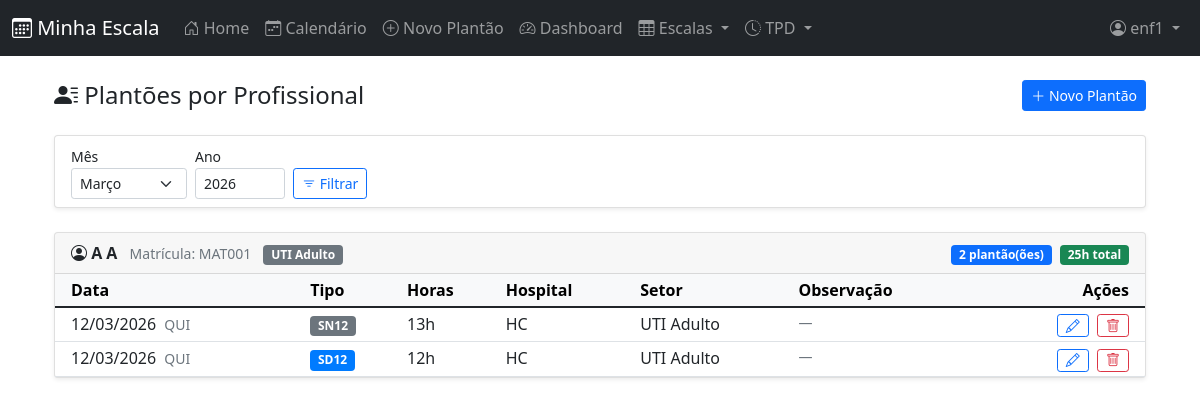
Before: /plantoes-por-profissional/ (signed in) with the older database file.
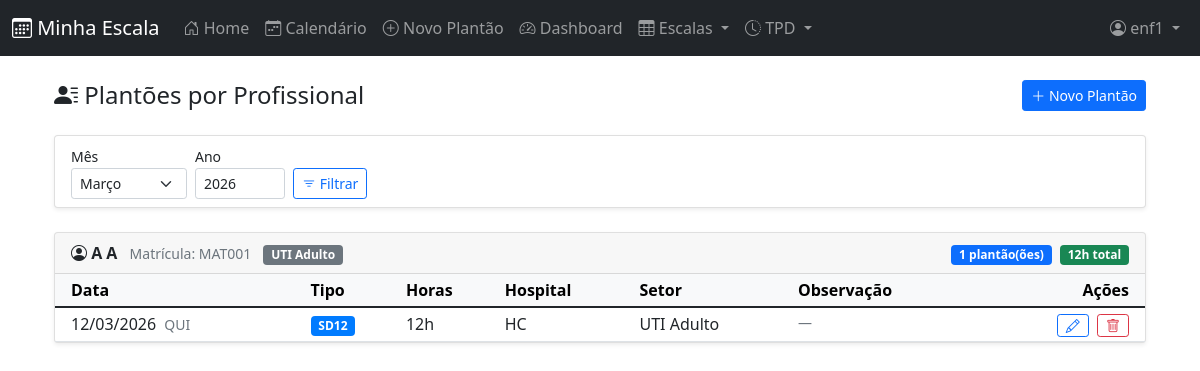
After: the same page with the newer database file.
### cal/models.py (models this page shows, shortened)
class Matricula(models.Model):
    user = models.OneToOneField(
        User,
        on_delete=models.CASCADE,
        related_name="matricula",
        null=True,
        blank=True
    )
    perfil = models.ForeignKey(PerfilUsuario, on_delete=models.SET_NULL, null=True, blank=True, related_name='matriculas_vinculadas')
    nome_completo = models.CharField(max_length=200)
    nome_exibicao = models.CharField(max_length=50, verbose_name="Nome de Exibição", default="")
    matricula = models.CharField(max_length=30, unique=True)
    coren = models.CharField(max_length=30, blank=True, null=True)
    hospital = models.ForeignKey(
        Hospital,
        on_delete=models.PROTECT,
        related_name="profissionais"
    )
    setor = models.ForeignKey(
        Setor,
        on_delete=models.PROTECT,
        related_name="profissionais",
        null=True,
        blank=True
    )
    especialidade = models.ForeignKey(
        Especialidade,
        on_delete=models.SET_NULL,
        related_name="profissionais",
        null=True,
        blank=True
    )
    carga_horaria_semanal = models.PositiveIntegerField(default=40)
    ativo = models.BooleanField(default=True)
    class Meta:
        ordering = ["nome_exibicao"]

class EventoEscala(models.Model):
    data = models.DateField()
    profissional = models.ForeignKey(
        Matricula,
        on_delete=models.CASCADE,
        related_name="eventos"
    )
    tipo = models.ForeignKey(
        TipoEvento,
        on_delete=models.CASCADE
    )
    hospital = models.ForeignKey(
        Hospital,
        on_delete=models.PROTECT
    )
    setor = models.ForeignKey(
        Setor,
        on_delete=models.PROTECT
    )
    criado_por = models.ForeignKey(
        User,
        on_delete=models.PROTECT,
        related_name="eventos_criados"
    )
    observacao = models.TextField(blank=True, null=True)
    criado_em = models.DateTimeField(auto_now_add=True)

class TipoEvento(models.Model):
    CORES_CHOICES = [
        ('#007bff', 'Azul'),
        ('#6610f2', 'Roxo'),
        ('#6f42c1', 'Lilás'),
        ('#e83e8c', 'Rosa'),
        ('#dc3545', 'Vermelho'),
        ('#fd7e14', 'Laranja'),
        ('#ffc107', 'Amarelo'),
        ('#28a745', 'Verde'),
        ('#20c997', 'Turquesa'),
        ('#17a2b8', 'Ciano'),
        ('#6c757d', 'Cinza'),
        ('#343a40', 'Preto'),
    ]
    tipo_base = models.ForeignKey(Tipo, on_delete=models.CASCADE, related_name="eventos", verbose_name="Tipo Base", null=True, blank=True)
    codigo = models.CharField(max_length=10, verbose_name="Código")
    descricao = models.CharField(max_length=50, verbose_name="Descrição")
    horas = models.PositiveIntegerField(verbose_name="Carga Horária (Horas)")
    cor = models.CharField(max_length=20, choices=CORES_CHOICES, default='#007bff', verbose_name="Cor")
    class Meta:
        verbose_name = "Tipo de Evento"
        verbose_name_plural = "Tipos de Evento"
        unique_together = ("codigo", "descricao")

### core/models.py (models this page shows, shortened)
class Setor(models.Model):
    nome = models.CharField(max_length=100)
    hospital = models.ForeignKey(
        Hospital,
        on_delete=models.CASCADE,
        related_name="setores"
    )
    class Meta:
        unique_together = ("nome", "hospital")

class Hospital(models.Model):
    nome = models.CharField(max_length=150, unique=True)
    sigla = models.CharField(max_length=20, blank=True, null=True)

### cal/views/views_cal.py (the view)
# urls.py: path('plantoes-por-profissional/', views_cal.plantoes_por_profissional, name='plantoes_por_profissional'),
@login_required
def plantoes_por_profissional(request):
    from ..models import Matricula
    user = request.user
    matricula_usuario = get_matricula(user)
    if is_admin(user):
        profissionais = Matricula.objects.filter(ativo=True).order_by('nome_completo')
    elif matricula_usuario:
        profissionais = Matricula.objects.filter(
            hospital=matricula_usuario.hospital,
            setor=matricula_usuario.setor,
            ativo=True
        ).order_by('nome_completo')
    else:
        profissionais = Matricula.objects.none()
    from datetime import datetime
    hoje = datetime.today()
    mes = int(request.GET.get('mes', hoje.month))
    ano = int(request.GET.get('ano', hoje.year))
    from datetime import date
    from calendar import monthrange
    primeiro_dia = date(ano, mes, 1)
    ultimo_dia = date(ano, mes, monthrange(ano, mes)[1])
    dados = []
    for prof in profissionais:
        eventos = EventoEscala.objects.filter(
            profissional=prof,
            data__range=[primeiro_dia, ultimo_dia]
        ).select_related('tipo').order_by('data')
        if eventos.exists():
            dados.append({
                'profissional': prof,
                'eventos': eventos,
                'total_horas': sum(e.tipo.horas for e in eventos if e.tipo),
                'total_plantoes': eventos.count(),
            })
    meses = [
        (1,'Janeiro'),(2,'Fevereiro'),(3,'Março'),(4,'Abril'),
        (5,'Maio'),(6,'Junho'),(7,'Julho'),(8,'Agosto'),
        (9,'Setembro'),(10,'Outubro'),(11,'Novembro'),(12,'Dezembro'),
    ]
    tipos_plantao = TipoEvento.objects.all()
    return render(request, 'cal/plantoes_por_profissional.html', {
        'dados': dados,
        'mes': mes,
        'tipos_plantao': tipos_plantao,
        'ano': ano,
        'meses': meses,
    })

### cal/permissions.py (called while the page is built)
def get_perfil(user):
    return getattr(user, 'cal_perfil', None)

def get_matricula(user):
    return getattr(user, 'matricula', None)

def is_admin(user):
    perfil = get_perfil(user)
    return user.is_staff or (perfil is not None and perfil.tipo == 'ADMIN')

### templates/cal/plantoes_por_profissional.html (shortened to what the changed rows need)
{% extends 'base.html' %}
{% load static %}
{% block content %}
<div class="container-fluid mt-4">
    {% if dados %}
        {% for item in dados %}
        <div class="card shadow-sm mb-3">
            <div class="card-header d-flex justify-content-between align-items-center py-2">
                <div>
                    <strong><i class="bi bi-person-circle"></i> {{ item.profissional.nome_completo }}</strong>
                    <span class="text-muted ms-2 small">Matrícula: {{ item.profissional.matricula }}</span>
                    {% if item.profissional.setor %}
                        <span class="badge bg-secondary ms-2">{{ item.profissional.setor.nome }}</span>
                    {% endif %}
                </div>
                <div class="text-end">
                    <span class="badge bg-primary">{{ item.total_plantoes }} plantão(ões)</span>
                    <span class="badge bg-success ms-1">{{ item.total_horas }}h total</span>
                </div>
            </div>
            <div class="card-body p-0">
                <div class="table-responsive">
                    <table class="table table-sm table-hover mb-0">
                        <thead class="table-light">
                            <tr>
                                <th class="ps-3">Data</th>
                                <th>Tipo</th>
                                <th>Horas</th>
                                <th>Hospital</th>
                                <th>Setor</th>
                                <th>Observação</th>
                                <th class="text-end pe-3">Ações</th>
                            </tr>
                        </thead>
                        <tbody>
                            {% for evento in item.eventos %}
                            <tr>
                                <td class="ps-3">
                                    <span class="fw-semibold">{{ evento.data|date:"d/m/Y" }}</span>
                                    <small class="text-muted ms-1">{{ evento.data|date:"D"|upper }}</small>
                                </td>
                                <td>
                                    {% if evento.tipo %}
                                        <span class="badge" style="background-color: {{ evento.tipo.cor }};">
                                            {{ evento.tipo.codigo }}
                                        </span>
                                    {% else %}
                                        <span class="text-muted">—</span>
                                    {% endif %}
                                </td>
                                <td>{{ evento.tipo.horas|default:"—" }}h</td>
                                <td>{{ evento.hospital.sigla|default:evento.hospital.nome|default:"—" }}</td>
                                <td>{{ evento.setor.nome|default:"—" }}</td>
                                <td class="text-muted small">{{ evento.observacao|default:"—" }}</td>
                                <td class="text-end pe-3">
                                    <button type="button"
                                        class="btn btn-outline-primary btn-sm py-0 px-2"
                                        onclick="abrirModalEditar(
                                            {{ evento.pk }},
                                            {{ evento.profissional.pk }},
                                            '{{ evento.profissional.nome_completo|escapejs }}',
                                            '{{ evento.data|date:"Y-m-d" }}',
                                            {{ evento.tipo.pk|default:'null' }},
                                            '{{ evento.observacao|escapejs }}'
                                        )"
                                        title="Editar">
                                        <i class="bi bi-pencil"></i>
                                    </button>
                                    <button type="button"
                                        class="btn btn-outline-danger btn-sm py-0 px-2 ms-1"
                                        onclick="abrirModalDeletar(
                                            {{ evento.pk }},
                                            '{{ evento.profissional.nome_completo|escapejs }}',
                                            '{{ evento.data|date:"d/m/Y" }}',
                                            '{{ evento.tipo.codigo|default:""|escapejs }}'
                                        )"
                                        title="Excluir">
                                        <i class="bi bi-trash"></i>
                                    </button>
                                </td>
                            </tr>
                            {% endfor %}
                        </tbody>
                    </table>
                </div>
            </div>
        </div>
        {% endfor %}
    {% else %}
        <div class="text-center text-muted py-5">
            <i class="bi bi-calendar-x fs-1"></i>
            <p class="mt-2">Nenhum plantão encontrado para o período selecionado.</p>
        </div>
    {% endif %}
</div>
{% endblock %}

Changed rows visible on the page:
removed EventoEscala: data "12/03/2026", data "QUI", tipo.codigo "SN12", tipo.horas "13", hospital.sigla "HC", setor.nome "UTI Adulto", observacao "—"
computed for Matricula "MAT001": total_plantoes "2" → "1"; total_horas "25" → "12"
